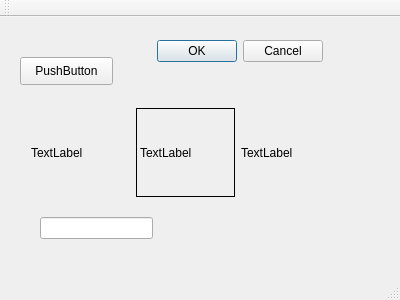
<?xml version="1.0" encoding="UTF-8"?>
<ui version="4.0">
 <class>MainWindow</class>
 <widget class="QMainWindow" name="MainWindow">
  <property name="geometry">
   <rect>
    <x>0</x>
    <y>0</y>
    <width>400</width>
    <height>300</height>
   </rect>
  </property>
  <property name="windowTitle">
   <string>MainWindow</string>
  </property>
  <widget class="QWidget" name="centralWidget">
   <widget class="QWidget" name="horizontalLayoutWidget">
    <property name="geometry">
     <rect>
      <x>20</x>
      <y>80</y>
      <width>331</width>
      <height>111</height>
     </rect>
    </property>
    <layout class="QHBoxLayout" name="horizontalLayout">
     <item>
      <widget class="QLabel" name="label_2">
       <property name="text">
        <string>TextLabel</string>
       </property>
      </widget>
     </item>
     <item>
      <widget class="QLabel" name="label">
       <property name="frameShape">
        <enum>QFrame::Box</enum>
       </property>
       <property name="text">
        <string>TextLabel</string>
       </property>
      </widget>
     </item>
     <item>
      <widget class="QLabel" name="label_3">
       <property name="text">
        <string>TextLabel</string>
       </property>
      </widget>
     </item>
    </layout>
   </widget>
   <widget class="QLineEdit" name="lineEdit">
    <property name="geometry">
     <rect>
      <x>40</x>
      <y>200</y>
      <width>113</width>
      <height>22</height>
     </rect>
    </property>
   </widget>
   <widget class="QPushButton" name="pushButton">
    <property name="geometry">
     <rect>
      <x>20</x>
      <y>40</y>
      <width>93</width>
      <height>28</height>
     </rect>
    </property>
    <property name="text">
     <string>PushButton</string>
    </property>
   </widget>
   <widget class="QDialogButtonBox" name="buttonBox">
    <property name="geometry">
     <rect>
      <x>130</x>
      <y>20</y>
      <width>193</width>
      <height>28</height>
     </rect>
    </property>
    <property name="standardButtons">
     <set>QDialogButtonBox::Cancel|QDialogButtonBox::Ok</set>
    </property>
   </widget>
  </widget>
  <widget class="QMenuBar" name="menuBar">
   <property name="geometry">
    <rect>
     <x>0</x>
     <y>0</y>
     <width>400</width>
     <height>26</height>
    </rect>
   </property>
  </widget>
  <widget class="QToolBar" name="mainToolBar">
   <attribute name="toolBarArea">
    <enum>TopToolBarArea</enum>
   </attribute>
   <attribute name="toolBarBreak">
    <bool>false</bool>
   </attribute>
  </widget>
  <widget class="QStatusBar" name="statusBar"/>
 </widget>
 <layoutdefault spacing="6" margin="11"/>
 <resources/>
 <connections/>
</ui>
